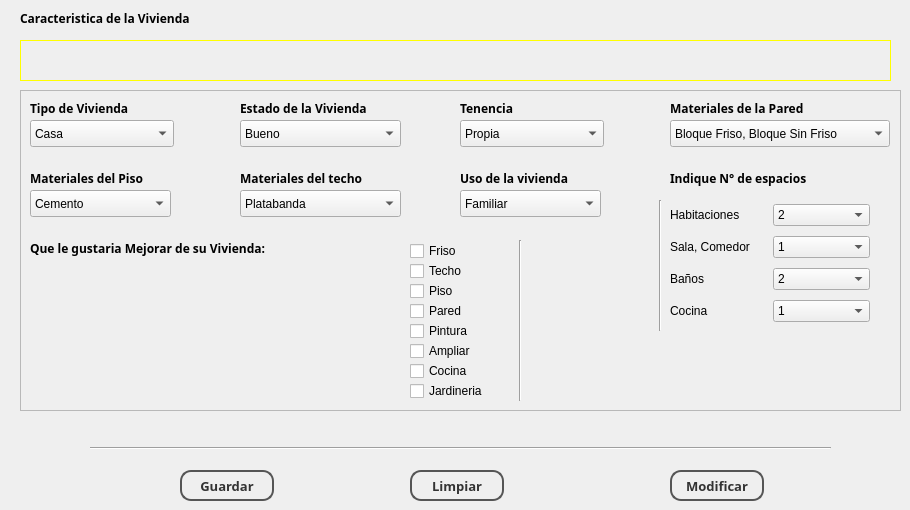
      <widget class="QWidget" name="Vivienda">
       <attribute name="title">
        <string>Vivienda</string>
       </attribute>
       <widget class="QLabel" name="label_20">
        <property name="geometry">
         <rect>
          <x>20</x>
          <y>10</y>
          <width>641</width>
          <height>17</height>
         </rect>
        </property>
        <property name="font">
         <font>
          <family>Sans Serif</family>
          <weight>75</weight>
          <bold>true</bold>
         </font>
        </property>
        <property name="text">
         <string>Caracteristica de la Vivienda</string>
        </property>
       </widget>
       <widget class="QWidget" name="layoutWidget">
        <property name="geometry">
         <rect>
          <x>0</x>
          <y>0</y>
          <width>2</width>
          <height>2</height>
         </rect>
        </property>
        <layout class="QGridLayout" name="gridLayout_9"/>
       </widget>
       <widget class="QPushButton" name="btnGuardarVivienda">
        <property name="geometry">
         <rect>
          <x>180</x>
          <y>470</y>
          <width>94</width>
          <height>31</height>
         </rect>
        </property>
        <property name="font">
         <font>
          <family>Sans Serif</family>
          <pointsize>10</pointsize>
          <weight>75</weight>
          <bold>true</bold>
         </font>
        </property>
        <property name="cursor">
         <cursorShape>PointingHandCursor</cursorShape>
        </property>
        <property name="styleSheet">
         <string notr="true">QPushButton {
color: #333;
border: 2px solid #555;
border-radius: 11px;
padding: 5px;
background: qradialgradient(cx: 0.3, cy: -0.4,
fx: 0.3, fy: -0.4,
radius: 1.35, stop: 0 #fff, stop: 1 #888);
min-width: 80px;
}

QPushButton:hover {
background: qradialgradient(cx: 0.3, cy: -0.4,
fx: 0.3, fy: -0.4,
radius: 1.35, stop: 0 #fff, stop: 1 #bbb);
}

QPushButton:pressed {
background: qradialgradient(cx: 0.4, cy: -0.1,
fx: 0.4, fy: -0.1,
radius: 1.35, stop: 0 #fff, stop: 1 #ddd);
}</string>
        </property>
        <property name="text">
         <string>Guardar</string>
        </property>
       </widget>
       <widget class="QPushButton" name="btnLimpiarVivienda">
        <property name="geometry">
         <rect>
          <x>410</x>
          <y>470</y>
          <width>94</width>
          <height>31</height>
         </rect>
        </property>
        <property name="font">
         <font>
          <family>Sans Serif</family>
          <pointsize>10</pointsize>
          <weight>75</weight>
          <bold>true</bold>
         </font>
        </property>
        <property name="cursor">
         <cursorShape>PointingHandCursor</cursorShape>
        </property>
        <property name="styleSheet">
         <string notr="true">QPushButton {
color: #333;
border: 2px solid #555;
border-radius: 11px;
padding: 5px;
background: qradialgradient(cx: 0.3, cy: -0.4,
fx: 0.3, fy: -0.4,
radius: 1.35, stop: 0 #fff, stop: 1 #888);
min-width: 80px;
}

QPushButton:hover {
background: qradialgradient(cx: 0.3, cy: -0.4,
fx: 0.3, fy: -0.4,
radius: 1.35, stop: 0 #fff, stop: 1 #bbb);
}

QPushButton:pressed {
background: qradialgradient(cx: 0.4, cy: -0.1,
fx: 0.4, fy: -0.1,
radius: 1.35, stop: 0 #fff, stop: 1 #ddd);
}</string>
        </property>
        <property name="text">
         <string>Limpiar</string>
        </property>
       </widget>
       <widget class="QPushButton" name="btnModificarVivienda">
        <property name="enabled">
         <bool>true</bool>
        </property>
        <property name="geometry">
         <rect>
          <x>670</x>
          <y>470</y>
          <width>94</width>
          <height>31</height>
         </rect>
        </property>
        <property name="font">
         <font>
          <family>Sans Serif</family>
          <pointsize>10</pointsize>
          <weight>75</weight>
          <bold>true</bold>
         </font>
        </property>
        <property name="cursor">
         <cursorShape>PointingHandCursor</cursorShape>
        </property>
        <property name="styleSheet">
         <string notr="true">QPushButton {
color: #333;
border: 2px solid #555;
border-radius: 11px;
padding: 5px;
background: qradialgradient(cx: 0.3, cy: -0.4,
fx: 0.3, fy: -0.4,
radius: 1.35, stop: 0 #fff, stop: 1 #888);
min-width: 80px;
}

QPushButton:hover {
background: qradialgradient(cx: 0.3, cy: -0.4,
fx: 0.3, fy: -0.4,
radius: 1.35, stop: 0 #fff, stop: 1 #bbb);
}

QPushButton:pressed {
background: qradialgradient(cx: 0.4, cy: -0.1,
fx: 0.4, fy: -0.1,
radius: 1.35, stop: 0 #fff, stop: 1 #ddd);
}</string>
        </property>
        <property name="text">
         <string>Modificar</string>
        </property>
       </widget>
       <widget class="QLabel" name="lblNotificacionVivienda">
        <property name="geometry">
         <rect>
          <x>20</x>
          <y>40</y>
          <width>871</width>
          <height>41</height>
         </rect>
        </property>
        <property name="styleSheet">
         <string notr="true">border: 1px solid Yellow;
background: qlineargradient(x1: 0, y1: 0, x2: 0, y2: 1,
stop: 0 #FFFF80, stop: 0.08 #FAFFD8,
stop: 0.39999 #FEFFE5, stop: 0.4 #FEFFE5,
stop: 0.9 #FAFFD8, stop: 1 #fff);

</string>
        </property>
        <property name="text">
         <string>&lt;!DOCTYPE HTML PUBLIC &quot;-//W3C//DTD HTML 4.0//EN&quot; &quot;http://www.w3.org/TR/REC-html40/strict.dtd&quot;&gt;
&lt;html&gt;&lt;head&gt;&lt;meta name=&quot;qrichtext&quot; content=&quot;1&quot; /&gt;&lt;style type=&quot;text/css&quot;&gt;
p, li { white-space: pre-wrap; }
&lt;/style&gt;&lt;/head&gt;&lt;body style=&quot; font-family:'Ubuntu'; font-size:11pt; font-weight:400; font-style:normal;&quot;&gt;
&lt;p align=&quot;center&quot; style=&quot;-qt-paragraph-type:empty; margin-top:0px; margin-bottom:0px; margin-left:0px; margin-right:0px; -qt-block-indent:0; text-indent:0px;&quot;&gt;&lt;/p&gt;&lt;/body&gt;&lt;/html&gt;</string>
        </property>
       </widget>
       <widget class="QFrame" name="frame_2">
        <property name="geometry">
         <rect>
          <x>20</x>
          <y>90</y>
          <width>881</width>
          <height>321</height>
         </rect>
        </property>
        <property name="frameShape">
         <enum>QFrame::StyledPanel</enum>
        </property>
        <property name="frameShadow">
         <enum>QFrame::Raised</enum>
        </property>
        <widget class="QComboBox" name="cmbTipoVivienda">
         <property name="geometry">
          <rect>
           <x>10</x>
           <y>30</y>
           <width>144</width>
           <height>27</height>
          </rect>
         </property>
         <item>
          <property name="text">
           <string>Casa</string>
          </property>
         </item>
         <item>
          <property name="text">
           <string>Apartamento</string>
          </property>
         </item>
         <item>
          <property name="text">
           <string>Rancho</string>
          </property>
         </item>
         <item>
          <property name="text">
           <string>Quinta</string>
          </property>
         </item>
         <item>
          <property name="text">
           <string>Otra</string>
          </property>
         </item>
        </widget>
        <widget class="QLabel" name="label_25">
         <property name="geometry">
          <rect>
           <x>650</x>
           <y>10</y>
           <width>281</width>
           <height>17</height>
          </rect>
         </property>
         <property name="font">
          <font>
           <family>Sans Serif</family>
           <weight>75</weight>
           <bold>true</bold>
          </font>
         </property>
         <property name="text">
          <string>Materiales de la Pared</string>
         </property>
        </widget>
        <widget class="QComboBox" name="cmbTenencia">
         <property name="geometry">
          <rect>
           <x>440</x>
           <y>30</y>
           <width>144</width>
           <height>27</height>
          </rect>
         </property>
         <item>
          <property name="text">
           <string>Propia</string>
          </property>
         </item>
         <item>
          <property name="text">
           <string>Alquilado</string>
          </property>
         </item>
         <item>
          <property name="text">
           <string>Opcion a compra</string>
          </property>
         </item>
         <item>
          <property name="text">
           <string>Otra</string>
          </property>
         </item>
        </widget>
        <widget class="QLabel" name="label_21">
         <property name="geometry">
          <rect>
           <x>10</x>
           <y>10</y>
           <width>141</width>
           <height>17</height>
          </rect>
         </property>
         <property name="font">
          <font>
           <family>Sans Serif</family>
           <weight>75</weight>
           <bold>true</bold>
          </font>
         </property>
         <property name="text">
          <string>Tipo de Vivienda</string>
         </property>
        </widget>
        <widget class="QLabel" name="label_22">
         <property name="geometry">
          <rect>
           <x>220</x>
           <y>10</y>
           <width>291</width>
           <height>17</height>
          </rect>
         </property>
         <property name="font">
          <font>
           <family>Sans Serif</family>
           <weight>75</weight>
           <bold>true</bold>
          </font>
         </property>
         <property name="text">
          <string>Estado de la Vivienda</string>
         </property>
        </widget>
        <widget class="QLabel" name="label_23">
         <property name="geometry">
          <rect>
           <x>440</x>
           <y>10</y>
           <width>221</width>
           <height>17</height>
          </rect>
         </property>
         <property name="font">
          <font>
           <family>Sans Serif</family>
           <weight>75</weight>
           <bold>true</bold>
          </font>
         </property>
         <property name="text">
          <string>Tenencia</string>
         </property>
        </widget>
        <widget class="QComboBox" name="cmbEstadoVivienda">
         <property name="geometry">
          <rect>
           <x>220</x>
           <y>30</y>
           <width>161</width>
           <height>27</height>
          </rect>
         </property>
         <item>
          <property name="text">
           <string>Bueno</string>
          </property>
         </item>
         <item>
          <property name="text">
           <string>Regular</string>
          </property>
         </item>
         <item>
          <property name="text">
           <string>Malo</string>
          </property>
         </item>
         <item>
          <property name="text">
           <string>Otro</string>
          </property>
         </item>
        </widget>
        <widget class="QComboBox" name="cmbMaterialPared">
         <property name="geometry">
          <rect>
           <x>650</x>
           <y>30</y>
           <width>220</width>
           <height>27</height>
          </rect>
         </property>
         <item>
          <property name="text">
           <string>Bloque Friso, Bloque Sin Friso</string>
          </property>
         </item>
         <item>
          <property name="text">
           <string>Bahareque, Cana, Palma</string>
          </property>
         </item>
         <item>
          <property name="text">
           <string>Ladrillo, Zinc</string>
          </property>
         </item>
         <item>
          <property name="text">
           <string>Otro</string>
          </property>
         </item>
        </widget>
        <widget class="QComboBox" name="cmbMaterialPiso">
         <property name="geometry">
          <rect>
           <x>10</x>
           <y>100</y>
           <width>141</width>
           <height>27</height>
          </rect>
         </property>
         <item>
          <property name="text">
           <string>Cemento</string>
          </property>
         </item>
         <item>
          <property name="text">
           <string>Granito</string>
          </property>
         </item>
         <item>
          <property name="text">
           <string>Ceramica</string>
          </property>
         </item>
         <item>
          <property name="text">
           <string>Otro</string>
          </property>
         </item>
        </widget>
        <widget class="QLabel" name="label_28">
         <property name="geometry">
          <rect>
           <x>440</x>
           <y>80</y>
           <width>281</width>
           <height>17</height>
          </rect>
         </property>
         <property name="font">
          <font>
           <family>Sans Serif</family>
           <weight>75</weight>
           <bold>true</bold>
          </font>
         </property>
         <property name="text">
          <string>Uso de la vivienda</string>
         </property>
        </widget>
        <widget class="QComboBox" name="cmbMaterialTecho">
         <property name="geometry">
          <rect>
           <x>220</x>
           <y>100</y>
           <width>161</width>
           <height>27</height>
          </rect>
         </property>
         <item>
          <property name="text">
           <string>Platabanda</string>
          </property>
         </item>
         <item>
          <property name="text">
           <string>Tejas</string>
          </property>
         </item>
         <item>
          <property name="text">
           <string>Abesto</string>
          </property>
         </item>
         <item>
          <property name="text">
           <string>Otro</string>
          </property>
         </item>
        </widget>
        <widget class="QComboBox" name="cmbUsoVivienda">
         <property name="geometry">
          <rect>
           <x>440</x>
           <y>100</y>
           <width>141</width>
           <height>27</height>
          </rect>
         </property>
         <item>
          <property name="text">
           <string>Familiar</string>
          </property>
         </item>
         <item>
          <property name="text">
           <string>Comercial</string>
          </property>
         </item>
         <item>
          <property name="text">
           <string>Familiar Comercial</string>
          </property>
         </item>
         <item>
          <property name="text">
           <string>Otro</string>
          </property>
         </item>
        </widget>
        <widget class="QLabel" name="label_24">
         <property name="geometry">
          <rect>
           <x>10</x>
           <y>80</y>
           <width>261</width>
           <height>17</height>
          </rect>
         </property>
         <property name="font">
          <font>
           <family>Sans Serif</family>
           <weight>75</weight>
           <bold>true</bold>
          </font>
         </property>
         <property name="text">
          <string>Materiales del Piso</string>
         </property>
        </widget>
        <widget class="QLabel" name="label_27">
         <property name="geometry">
          <rect>
           <x>650</x>
           <y>80</y>
           <width>281</width>
           <height>17</height>
          </rect>
         </property>
         <property name="font">
          <font>
           <family>Sans Serif</family>
           <weight>75</weight>
           <bold>true</bold>
          </font>
         </property>
         <property name="text">
          <string>Indique N° de espacios</string>
         </property>
        </widget>
        <widget class="QLabel" name="label_26">
         <property name="geometry">
          <rect>
           <x>220</x>
           <y>80</y>
           <width>291</width>
           <height>17</height>
          </rect>
         </property>
         <property name="font">
          <font>
           <family>Sans Serif</family>
           <weight>75</weight>
           <bold>true</bold>
          </font>
         </property>
         <property name="text">
          <string>Materiales del techo</string>
         </property>
        </widget>
        <widget class="QWidget" name="layoutWidget">
         <property name="geometry">
          <rect>
           <x>650</x>
           <y>110</y>
           <width>200</width>
           <height>128</height>
          </rect>
         </property>
         <layout class="QGridLayout" name="gridLayout_6">
          <item row="2" column="1">
           <widget class="QLabel" name="label_32">
            <property name="text">
             <string>Baños</string>
            </property>
           </widget>
          </item>
          <item row="3" column="2">
           <widget class="QComboBox" name="cmbCocina">
            <item>
             <property name="text">
              <string>1</string>
             </property>
            </item>
            <item>
             <property name="text">
              <string>2</string>
             </property>
            </item>
            <item>
             <property name="text">
              <string>3</string>
             </property>
            </item>
            <item>
             <property name="text">
              <string>4</string>
             </property>
            </item>
            <item>
             <property name="text">
              <string>5</string>
             </property>
            </item>
            <item>
             <property name="text">
              <string>6</string>
             </property>
            </item>
            <item>
             <property name="text">
              <string>New Item</string>
             </property>
            </item>
           </widget>
          </item>
          <item row="0" column="1">
           <widget class="QLabel" name="label_30">
            <property name="text">
             <string>Habitaciones</string>
            </property>
           </widget>
          </item>
          <item row="3" column="1">
           <widget class="QLabel" name="label_33">
            <property name="text">
             <string>Cocina</string>
            </property>
           </widget>
          </item>
          <item row="2" column="2">
           <widget class="QComboBox" name="cmbBanos">
            <item>
             <property name="text">
              <string>2</string>
             </property>
            </item>
            <item>
             <property name="text">
              <string>1</string>
             </property>
            </item>
            <item>
             <property name="text">
              <string>3</string>
             </property>
            </item>
            <item>
             <property name="text">
              <string>4</string>
             </property>
            </item>
            <item>
             <property name="text">
              <string>5</string>
             </property>
            </item>
            <item>
             <property name="text">
              <string>6</string>
             </property>
            </item>
           </widget>
          </item>
          <item row="1" column="2">
           <widget class="QComboBox" name="cmbSalaComedor">
            <item>
             <property name="text">
              <string>1</string>
             </property>
            </item>
            <item>
             <property name="text">
              <string>2</string>
             </property>
            </item>
            <item>
             <property name="text">
              <string>3</string>
             </property>
            </item>
            <item>
             <property name="text">
              <string>4</string>
             </property>
            </item>
            <item>
             <property name="text">
              <string>5</string>
             </property>
            </item>
            <item>
             <property name="text">
              <string>6</string>
             </property>
            </item>
           </widget>
          </item>
          <item row="1" column="1">
           <widget class="QLabel" name="label_31">
            <property name="text">
             <string>Sala, Comedor</string>
            </property>
           </widget>
          </item>
          <item row="0" column="2">
           <widget class="QComboBox" name="cmbHabitaciones">
            <item>
             <property name="text">
              <string>2</string>
             </property>
            </item>
            <item>
             <property name="text">
              <string>1</string>
             </property>
            </item>
            <item>
             <property name="text">
              <string>3</string>
             </property>
            </item>
            <item>
             <property name="text">
              <string>4</string>
             </property>
            </item>
            <item>
             <property name="text">
              <string>5</string>
             </property>
            </item>
            <item>
             <property name="text">
              <string>6</string>
             </property>
            </item>
           </widget>
          </item>
         </layout>
        </widget>
        <widget class="QCheckBox" name="chkJardineria">
         <property name="geometry">
          <rect>
           <x>390</x>
           <y>290</y>
           <width>101</width>
           <height>22</height>
          </rect>
         </property>
         <property name="text">
          <string>Jardineria</string>
         </property>
        </widget>
        <widget class="QCheckBox" name="chkTecho">
         <property name="geometry">
          <rect>
           <x>390</x>
           <y>170</y>
           <width>111</width>
           <height>22</height>
          </rect>
         </property>
         <property name="text">
          <string>Techo</string>
         </property>
        </widget>
        <widget class="QCheckBox" name="chkPared">
         <property name="geometry">
          <rect>
           <x>390</x>
           <y>210</y>
           <width>111</width>
           <height>22</height>
          </rect>
         </property>
         <property name="text">
          <string>Pared</string>
         </property>
        </widget>
        <widget class="QCheckBox" name="chkAmpliar">
         <property name="geometry">
          <rect>
           <x>390</x>
           <y>250</y>
           <width>111</width>
           <height>22</height>
          </rect>
         </property>
         <property name="text">
          <string>Ampliar</string>
         </property>
        </widget>
        <widget class="QCheckBox" name="chkCocina">
         <property name="geometry">
          <rect>
           <x>390</x>
           <y>270</y>
           <width>101</width>
           <height>22</height>
          </rect>
         </property>
         <property name="text">
          <string>Cocina</string>
         </property>
        </widget>
        <widget class="QCheckBox" name="chkFriso">
         <property name="geometry">
          <rect>
           <x>390</x>
           <y>150</y>
           <width>131</width>
           <height>22</height>
          </rect>
         </property>
         <property name="text">
          <string>Friso</string>
         </property>
        </widget>
        <widget class="QCheckBox" name="chkPintura">
         <property name="geometry">
          <rect>
           <x>390</x>
           <y>230</y>
           <width>111</width>
           <height>22</height>
          </rect>
         </property>
         <property name="text">
          <string>Pintura</string>
         </property>
        </widget>
        <widget class="QCheckBox" name="chkPiso">
         <property name="geometry">
          <rect>
           <x>390</x>
           <y>190</y>
           <width>111</width>
           <height>22</height>
          </rect>
         </property>
         <property name="text">
          <string>Piso</string>
         </property>
        </widget>
        <widget class="QLabel" name="label_34">
         <property name="geometry">
          <rect>
           <x>10</x>
           <y>150</y>
           <width>321</width>
           <height>17</height>
          </rect>
         </property>
         <property name="font">
          <font>
           <family>Sans Serif</family>
           <weight>75</weight>
           <bold>true</bold>
          </font>
         </property>
         <property name="text">
          <string>Que le gustaria Mejorar de su Vivienda:</string>
         </property>
        </widget>
        <widget class="Line" name="line_5">
         <property name="geometry">
          <rect>
           <x>630</x>
           <y>110</y>
           <width>21</width>
           <height>131</height>
          </rect>
         </property>
         <property name="orientation">
          <enum>Qt::Vertical</enum>
         </property>
        </widget>
        <widget class="Line" name="line_6">
         <property name="geometry">
          <rect>
           <x>490</x>
           <y>150</y>
           <width>20</width>
           <height>161</height>
          </rect>
         </property>
         <property name="orientation">
          <enum>Qt::Vertical</enum>
         </property>
        </widget>
       </widget>
       <widget class="Line" name="line_2">
        <property name="geometry">
         <rect>
          <x>90</x>
          <y>440</y>
          <width>741</width>
          <height>16</height>
         </rect>
        </property>
        <property name="orientation">
         <enum>Qt::Horizontal</enum>
        </property>
       </widget>
      </widget>
